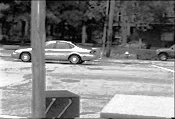
%> input picture Image Classification/CarData/TestImages/test-100.pgm, 175 x 119 px, given in place of im1.jpeg, which was not available
$ octave main.m   (GNU Octave 9; MATLAB toolbox functions it lacks are replaced by stand-ins)
%> lines starting %> are read from the running program, lines starting %| are printed output that depends on the picture; pictures that were not available may be replaced by others from this repository, and a replacement may not be noted
### Retargeting and Seam Carving/nearestNeighbor.m
function R = nearestNeighbor(I, w, h)
%NEARESTNEIGHBOR Summary of this function goes here
%   Detailed explanation goes here
    R = zeros(w, h, 3);
    scale_x = size(I, 1)/w;
    scale_y = size(I, 2)/h;

    for i = 1:w
        for j = 1:h
            R(i, j, :) = I(round(i * scale_x), round(j * scale_y), :);
        end
    end
end

### Retargeting and Seam Carving/linearInterpolation.m
function R = linearInterpolation(I, w, h)
%LINEARINTERPOLATION Summary of this function goes here
%   Detailed explanation goes here
    R = zeros(w, h, 3);
    scale_x = size(I, 1) / w;
    scale_y = size(I, 2) / h;

    for i = 1:w
        for j = 1:h
            p = [i * scale_x, j * scale_y];
            A = [floor(i * scale_x), floor(j * scale_y)];
            B = [floor(i * scale_x), ceil(j * scale_y)];
            C = [ceil(i * scale_x), floor(j * scale_y)];
            D = [ceil(i * scale_x), ceil(j * scale_y)];
            dA = 1 / d(p, A);
            dB = 1 / d(p, B);
            dC = 1 / d(p, C);
            dD = 1 / d(p, D);
            fA = f(I(A(1), A(2), :), dA, dB, dC, dD);
            fB = f(I(B(1), B(2), :), dB, dA, dC, dD);
            fC = f(I(C(1), C(2), :), dC, dB, dA, dD);
            fD = f(I(D(1), D(2), :), dD, dB, dC, dA);
            R(i, j, :) = fA + fB + fC + fD;
        end
    end
end

### Retargeting and Seam Carving/energy.m
function e = energy(I)
%ENERGY Summary of this function goes here
%   Detailed explanation goes here
    grad_x = [0, 0, 0; 1, 0, -1; 0, 0, 0] / 2;
    grad_y = [0, 1, 0; 0, 0, 0; 0, -1, 0] / 2;
    % why doesnt rgb2gray work, but this does????
    % gray = 0.2989 * I(:, :, 1) + 0.5870 * I(:, :, 2) + 0.1140 * I(:, :, 3);
    e = abs(conv2(imgaussfilt(I), grad_x, 'same')) + abs(conv2(imgaussfilt(I), grad_y, 'same'));
end

### Retargeting and Seam Carving/findOptimalSeam.m
function verticalSeam = findOptimalSeam(energyImage)
%FINDOPTIMALSEAM Summary of this function goes here
%   Detailed explanation goes here
    [rows, cols] = size(energyImage);
    M = zeros(rows, cols);
    M(1, :) = energyImage(1, :);
    for i = 2:rows
        for j = 2:cols - 1
            M(i, j) = energyImage(i, j) + min(M(i - 1, j - 1:j + 1));
        end
        % edge cases
        M(i, 1) = energyImage(i, 1) + min(M(i - 1, 1:2));
        M(i, cols) = energyImage(i, cols) + min(M(i - 1, cols - 1:cols));
    end

    verticalSeam = zeros(rows, 1);
    [~, index] = min(M(rows, :));
    verticalSeam(rows) = index;
    for i = 1:rows - 1
        if index == cols
            [~, idx] = min(M(rows - i, cols - 1:cols));
        elseif index == 1
            [~, idx] = min(M(rows - i, 1:2));
            idx = idx + 1;
        else
            [~, idx] = min(M(rows - i, verticalSeam(rows - i + 1) - 1:verticalSeam(rows - i + 1) + 1));
        end
        if idx >= 1 && idx <= 3
            index = verticalSeam(rows - i + 1) + idx - 2;
        end
        verticalSeam(rows - i) = index;
    end
end

### Retargeting and Seam Carving/imposeSeam.m
function I = imposeSeam(I, s)
%IMPOSESEAM Summary of this function goes here
%   Detailed explanation goes here
    for i = 1:size(I, 1)
        I(i, s(i), 1) = 255;
        I(i, s(i), 2:3) = 0;
    end
end

### Retargeting and Seam Carving/seamCarving.m
function new = seamCarving(I, seam)
    %SEAMCARVING Summary of this function goes here
    %   Detailed explanation goes here
    % seam = findOptimalSeam(energy(I));
    [rows, cols, ~] = size(I);

    new = zeros(rows, cols - 1, 3);

    for i = 1:rows
        new(i, 1:seam(i) - 1, :) = I(i, 1:seam(i) - 1, :);
        new(i, seam(i):size(new, 2), :) = I(i, seam(i) + 1:size(I, 2), :);
    end
end

### Retargeting and Seam Carving/generateVideo.m
function I = generateVideo(I, filename)
    %GENERATEVIDEO Summary of this function goes here
    %   Detailed explanation goes here
    writer = VideoWriter(filename, 'MPEG-4');
    writer.FrameRate = 60;
    open(writer);
    img = I;

    for i = 1:size(I, 2) - 1
        seam = findOptimalSeam(energy(img));
        writeVideo(writer, horzcat(uint8(imposeSeam(img, seam)), zeros(size(I, 1), i - 1, 3)));
        img = seamCarving(img, seam);
    end

    close(writer);
end

### Retargeting and Seam Carving/main.m
clear;

im1 = imread('im1.jpeg');
%> im1 is the input picture: size 119x175 uint8; min 4, max 251, mean 127.9
im2 = imread('im2.jpeg');
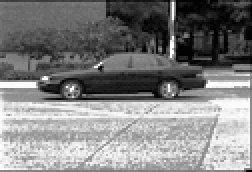
%> input picture Image Classification/CarData/TestImages/test-101.pgm, 126 x 86 px, given in place of im2.jpeg, which was not available (shown 2 times larger)
%> im2 is the input picture: size 86x126 uint8; min 3, max 251, mean 128.5

display(['Size of Image 1: ', int2str(size(im1))]);
%| Size of Image 1: 119  175
display(['Size of Image 2: ', int2str(size(im2))]);
%| Size of Image 2: 86  126
w_1 = input('New Width 1:\n');
%> the answer given: 1
h_1 = input('New Height 1:\n');
%> the answer given: 1
w_2 = input('New Width 2:\n');
%> the answer given: 100
h_2 = input('New Height 2:\n');
%> the answer given: 100

imwrite(uint8(nearestNeighbor(im1, w_1, h_1)), 'NearestNeigbor1.png');
%> after the loop in nearestNeighbor, `for i = 1:w`: R = [4 4 4]
imwrite(uint8(nearestNeighbor(im1, w_2, h_2)), 'NearestNeigbor2.png');
%> call 2 of nearestNeighbor, with w = 100, h = 100
%> after the loop in nearestNeighbor (call 2), `for i = 1:w`:
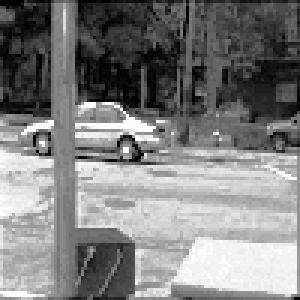
%> R: size 100x100x3 double (shown 3 times larger); min 4, max 251, mean 127.7
imwrite(uint8(nearestNeighbor(im2, w_1, h_1)), 'NearestNeigbor3.png');
imwrite(uint8(nearestNeighbor(im2, w_2, h_2)), 'NearestNeigbor4.png');
%> call 4 of nearestNeighbor, with w = 100, h = 100
%> after the loop in nearestNeighbor (call 4), `for i = 1:w`:
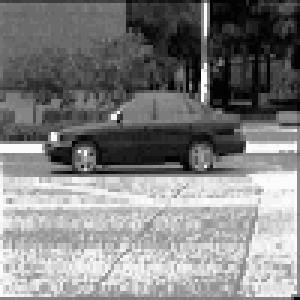
%> R: size 100x100x3 double (shown 3 times larger); min 3, max 251, mean 129.2

imwrite(uint8(linearInterpolation(im1, w_1, h_1)), 'LinearInterpolation1.png');
%> after the loop in linearInterpolation, `for i = 1:w`: R = [0 0 0]
imwrite(uint8(linearInterpolation(im1, w_2, h_2)), 'LinearInterpolation2.png');
imwrite(uint8(linearInterpolation(im2, w_1, h_1)), 'LinearInterpolation3.png');
imwrite(uint8(linearInterpolation(im2, w_2, h_2)), 'LinearInterpolation4.png');

energy_1 = energy(im1);
energy_2 = energy(im2);
imwrite(uint8(energy_1), 'Energy1.png');
imwrite(uint8(energy_2), 'Energy2.png');

seam_1 = findOptimalSeam(energy_1);
%> after the loop in findOptimalSeam, `for i = 2:rows`:
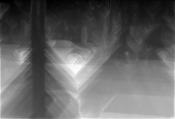
%> M: size 119x175 double; min 2, max 1059.5, mean 418.9; drawn with min black and max white
%> in findOptimalSeam, `[~, index] = min(M(rows, :));`: index = 34
%> the loop in findOptimalSeam, `for i = 1:rows - 1` made 118 passes
%> (idx, index) on passes 1 to 12: (3, 35), (2, 35), (3, 36), (3, 37), (3, 38), (2, 38), (1, 37), (3, 38), (3, 39), (3, 40), (3, 41), (3, 42)
%> after the loop in findOptimalSeam, `for i = 1:rows - 1`: index = 36; verticalSeam = 119 values, max 45 at index 93, min 34 at index 8, mean 38.57
%> seam_1 has the same summary as verticalSeam in findOptimalSeam
im1_seam = imposeSeam(im1, seam_1);
%> after the loop in imposeSeam, `for i = 1:size(I, 1)`:
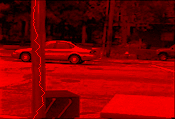
%> I: size 119x175x3 uint8; mean R, G, B 128.6, 0, 0

seam_2 = findOptimalSeam(energy_2);
%> after the loop in findOptimalSeam (call 2), `for i = 2:rows`:
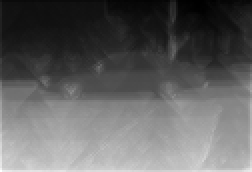
%> M: size 86x126 double (shown 2 times larger); min 1.5, max 1193.5, mean 458.3; drawn with min black and max white
%> in findOptimalSeam (call 2), `[~, index] = min(M(rows, :));`: index = 80
%> the loop in findOptimalSeam (call 2), `for i = 1:rows - 1` made 85 passes
%> (idx, index) on passes 1 to 12: (1, 79), (2, 79), (3, 80), (3, 81), (1, 80), (1, 79), (2, 79), (3, 80), (2, 80), (2, 80), (3, 81), (3, 82)
%> after the loop in findOptimalSeam (call 2), `for i = 1:rows - 1`: idx = 2; index = 69; verticalSeam = 86 values, max 82 at index 74, min 68 at index 3, mean 74.9
%> seam_2 has the same summary as verticalSeam in findOptimalSeam
im2_seam = imposeSeam(im2, seam_2);
%> after the loop in imposeSeam (call 2), `for i = 1:size(I, 1)`:
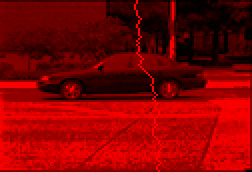
%> I: size 86x126x3 uint8 (shown 2 times larger); mean R, G, B 129.7, 0, 0

imwrite(uint8(im1_seam), 'Seam1.png');
imwrite(uint8(im2_seam), 'Seam2.png');

generateVideo(im1, 'anime');
%> the loop in generateVideo, `for i = 1:size(I, 2) - 1` made 1 pass
%> the run ends on the next line
